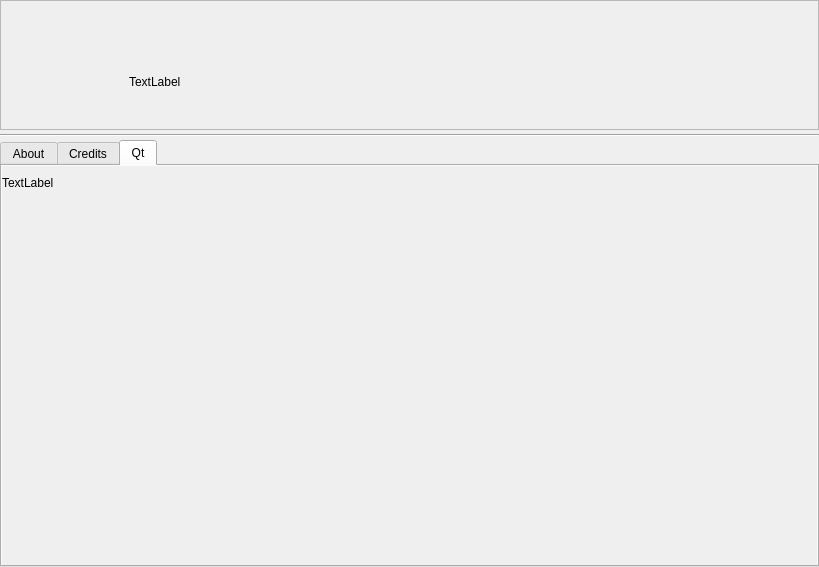
<?xml version="1.0" encoding="UTF-8"?>
<ui version="4.0">
 <class>AboutForm</class>
 <widget class="QWidget" name="AboutForm">
  <property name="geometry">
   <rect>
    <x>0</x>
    <y>0</y>
    <width>819</width>
    <height>567</height>
   </rect>
  </property>
  <property name="windowTitle">
   <string>Form</string>
  </property>
  <layout class="QVBoxLayout" name="verticalLayout_2">
   <property name="spacing">
    <number>0</number>
   </property>
   <property name="leftMargin">
    <number>0</number>
   </property>
   <property name="topMargin">
    <number>0</number>
   </property>
   <property name="rightMargin">
    <number>0</number>
   </property>
   <property name="bottomMargin">
    <number>0</number>
   </property>
   <item>
    <widget class="QFrame" name="frame">
     <property name="maximumSize">
      <size>
       <width>16777215</width>
       <height>130</height>
      </size>
     </property>
     <property name="frameShape">
      <enum>QFrame::StyledPanel</enum>
     </property>
     <property name="frameShadow">
      <enum>QFrame::Raised</enum>
     </property>
     <layout class="QVBoxLayout" name="verticalLayout_3">
      <property name="spacing">
       <number>0</number>
      </property>
      <property name="leftMargin">
       <number>0</number>
      </property>
      <property name="topMargin">
       <number>0</number>
      </property>
      <property name="rightMargin">
       <number>0</number>
      </property>
      <property name="bottomMargin">
       <number>0</number>
      </property>
      <item>
       <layout class="QHBoxLayout" name="horizontalLayout">
        <item>
         <widget class="QLabel" name="image_label">
          <property name="minimumSize">
           <size>
            <width>128</width>
            <height>128</height>
           </size>
          </property>
          <property name="maximumSize">
           <size>
            <width>128</width>
            <height>128</height>
           </size>
          </property>
          <property name="scaledContents">
           <bool>true</bool>
          </property>
         </widget>
        </item>
        <item>
         <layout class="QVBoxLayout" name="verticalLayout">
          <property name="topMargin">
           <number>10</number>
          </property>
          <item>
           <spacer name="verticalSpacer_2">
            <property name="orientation">
             <enum>Qt::Vertical</enum>
            </property>
            <property name="sizeHint" stdset="0">
             <size>
              <width>20</width>
              <height>40</height>
             </size>
            </property>
           </spacer>
          </item>
          <item>
           <widget class="QLabel" name="label_title">
            <property name="font">
             <font>
              <pointsize>16</pointsize>
              <weight>75</weight>
              <bold>true</bold>
             </font>
            </property>
            <property name="text">
             <string/>
            </property>
           </widget>
          </item>
          <item>
           <widget class="QLabel" name="label_version">
            <property name="text">
             <string>TextLabel</string>
            </property>
            <property name="wordWrap">
             <bool>true</bool>
            </property>
            <property name="openExternalLinks">
             <bool>true</bool>
            </property>
           </widget>
          </item>
          <item>
           <spacer name="verticalSpacer">
            <property name="orientation">
             <enum>Qt::Vertical</enum>
            </property>
            <property name="sizeHint" stdset="0">
             <size>
              <width>20</width>
              <height>40</height>
             </size>
            </property>
           </spacer>
          </item>
         </layout>
        </item>
       </layout>
      </item>
     </layout>
    </widget>
   </item>
   <item>
    <widget class="Line" name="line">
     <property name="minimumSize">
      <size>
       <width>0</width>
       <height>10</height>
      </size>
     </property>
     <property name="orientation">
      <enum>Qt::Horizontal</enum>
     </property>
    </widget>
   </item>
   <item>
    <widget class="QTabWidget" name="tabWidget">
     <property name="currentIndex">
      <number>2</number>
     </property>
     <widget class="QWidget" name="tab_3">
      <attribute name="title">
       <string>About</string>
      </attribute>
      <layout class="QVBoxLayout" name="verticalLayout_4">
       <property name="spacing">
        <number>0</number>
       </property>
       <property name="leftMargin">
        <number>0</number>
       </property>
       <property name="topMargin">
        <number>0</number>
       </property>
       <property name="rightMargin">
        <number>0</number>
       </property>
       <property name="bottomMargin">
        <number>0</number>
       </property>
       <item>
        <widget class="QScrollArea" name="scrollArea">
         <property name="frameShape">
          <enum>QFrame::NoFrame</enum>
         </property>
         <property name="frameShadow">
          <enum>QFrame::Plain</enum>
         </property>
         <property name="widgetResizable">
          <bool>true</bool>
         </property>
         <widget class="QWidget" name="scrollAreaWidgetContents">
          <property name="geometry">
           <rect>
            <x>0</x>
            <y>0</y>
            <width>813</width>
            <height>398</height>
           </rect>
          </property>
          <layout class="QVBoxLayout" name="verticalLayout_5">
           <property name="spacing">
            <number>0</number>
           </property>
           <property name="leftMargin">
            <number>0</number>
           </property>
           <property name="topMargin">
            <number>10</number>
           </property>
           <property name="rightMargin">
            <number>0</number>
           </property>
           <property name="bottomMargin">
            <number>0</number>
           </property>
           <item>
            <widget class="QLabel" name="label_about">
             <property name="text">
              <string>TextLabel</string>
             </property>
             <property name="textFormat">
              <enum>Qt::MarkdownText</enum>
             </property>
             <property name="alignment">
              <set>Qt::AlignLeading|Qt::AlignLeft|Qt::AlignTop</set>
             </property>
             <property name="wordWrap">
              <bool>true</bool>
             </property>
             <property name="openExternalLinks">
              <bool>true</bool>
             </property>
            </widget>
           </item>
          </layout>
         </widget>
        </widget>
       </item>
      </layout>
     </widget>
     <widget class="QWidget" name="tab_5">
      <attribute name="title">
       <string>Credits</string>
      </attribute>
      <layout class="QVBoxLayout" name="verticalLayout_6">
       <property name="spacing">
        <number>0</number>
       </property>
       <property name="leftMargin">
        <number>0</number>
       </property>
       <property name="topMargin">
        <number>0</number>
       </property>
       <property name="rightMargin">
        <number>0</number>
       </property>
       <property name="bottomMargin">
        <number>0</number>
       </property>
       <item>
        <widget class="QScrollArea" name="scrollArea_2">
         <property name="frameShape">
          <enum>QFrame::NoFrame</enum>
         </property>
         <property name="frameShadow">
          <enum>QFrame::Plain</enum>
         </property>
         <property name="widgetResizable">
          <bool>true</bool>
         </property>
         <widget class="QWidget" name="scrollAreaWidgetContents_2">
          <property name="geometry">
           <rect>
            <x>0</x>
            <y>0</y>
            <width>813</width>
            <height>398</height>
           </rect>
          </property>
          <layout class="QVBoxLayout" name="verticalLayout_7">
           <property name="spacing">
            <number>0</number>
           </property>
           <property name="leftMargin">
            <number>0</number>
           </property>
           <property name="topMargin">
            <number>10</number>
           </property>
           <property name="rightMargin">
            <number>0</number>
           </property>
           <property name="bottomMargin">
            <number>0</number>
           </property>
           <item>
            <widget class="QLabel" name="label_credits">
             <property name="text">
              <string>TextLabel</string>
             </property>
             <property name="textFormat">
              <enum>Qt::MarkdownText</enum>
             </property>
             <property name="alignment">
              <set>Qt::AlignLeading|Qt::AlignLeft|Qt::AlignTop</set>
             </property>
             <property name="wordWrap">
              <bool>true</bool>
             </property>
             <property name="openExternalLinks">
              <bool>true</bool>
             </property>
            </widget>
           </item>
          </layout>
         </widget>
        </widget>
       </item>
      </layout>
     </widget>
     <widget class="QWidget" name="tab_4">
      <attribute name="title">
       <string>Qt</string>
      </attribute>
      <layout class="QVBoxLayout" name="verticalLayout_8">
       <property name="spacing">
        <number>0</number>
       </property>
       <property name="leftMargin">
        <number>0</number>
       </property>
       <property name="topMargin">
        <number>0</number>
       </property>
       <property name="rightMargin">
        <number>0</number>
       </property>
       <property name="bottomMargin">
        <number>0</number>
       </property>
       <item>
        <widget class="QScrollArea" name="scrollArea_3">
         <property name="frameShape">
          <enum>QFrame::NoFrame</enum>
         </property>
         <property name="frameShadow">
          <enum>QFrame::Plain</enum>
         </property>
         <property name="widgetResizable">
          <bool>true</bool>
         </property>
         <widget class="QWidget" name="scrollAreaWidgetContents_3">
          <property name="geometry">
           <rect>
            <x>0</x>
            <y>0</y>
            <width>813</width>
            <height>398</height>
           </rect>
          </property>
          <layout class="QVBoxLayout" name="verticalLayout_9">
           <property name="spacing">
            <number>0</number>
           </property>
           <property name="leftMargin">
            <number>0</number>
           </property>
           <property name="topMargin">
            <number>10</number>
           </property>
           <property name="rightMargin">
            <number>0</number>
           </property>
           <property name="bottomMargin">
            <number>0</number>
           </property>
           <item>
            <widget class="QLabel" name="label_qt">
             <property name="text">
              <string>TextLabel</string>
             </property>
             <property name="textFormat">
              <enum>Qt::MarkdownText</enum>
             </property>
             <property name="alignment">
              <set>Qt::AlignLeading|Qt::AlignLeft|Qt::AlignTop</set>
             </property>
             <property name="wordWrap">
              <bool>true</bool>
             </property>
             <property name="openExternalLinks">
              <bool>true</bool>
             </property>
            </widget>
           </item>
          </layout>
         </widget>
        </widget>
       </item>
      </layout>
     </widget>
    </widget>
   </item>
  </layout>
 </widget>
 <resources/>
 <connections/>
</ui>
